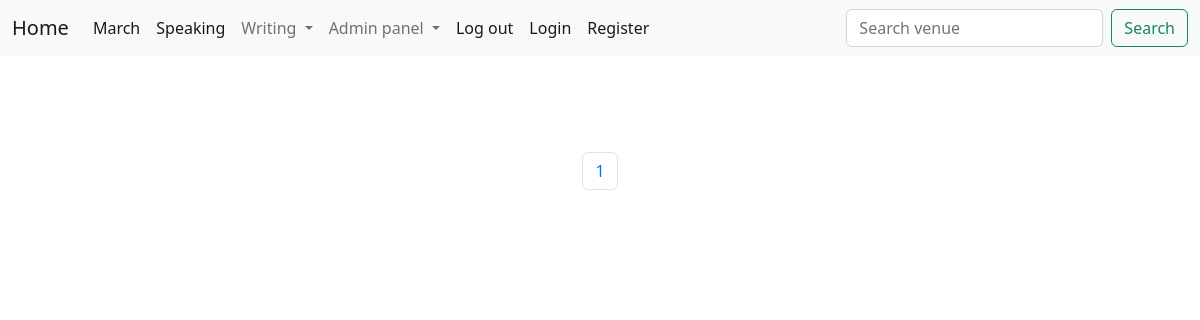
Before: /speakingpart1/ with the older database file.
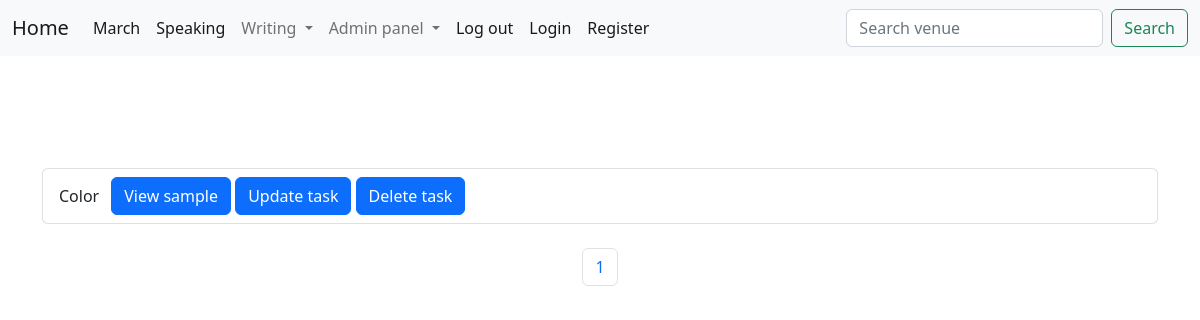
After: the same page with the newer database file.
### ielts/models.py (models this page shows, shortened)
class speakingpart1(models.Model):
    topic = models.ForeignKey(
        'SpeakingPartOneTopic',  default="unnamed", on_delete=models.CASCADE)
    question1 = models.CharField(max_length=255)
    answer1 = models.TextField()
    question2 = models.CharField(max_length=255, blank=True)
    answer2 = models.TextField(blank=True)
    question3 = models.CharField(max_length=255, blank=True)
    answer3 = models.TextField(blank=True)
    question4 = models.CharField(max_length=255, blank=True)
    answer4 = models.TextField(blank=True)
    question5 = models.CharField(max_length=255, blank=True)
    answer5 = models.TextField(blank=True)
    question6 = models.CharField(max_length=255, blank=True)
    answer6 = models.TextField(blank=True)
    question7 = models.CharField(max_length=255, blank=True)
    answer7 = models.TextField(blank=True)
    question8 = models.CharField(max_length=255, blank=True)
    answer8 = models.TextField(blank=True)

class SpeakingPartOneTopic(models.Model):
    title = models.CharField(max_length=255)

### ielts/views.py (the view)
# urls.py: path('speakingpart1/', SpeakingPart1Topic, name='speakingpart1'),
def SpeakingPart1Topic(request):
    listtask = speakingpart1.objects.all
    p = Paginator(speakingpart1.objects.all(), 2)
    page = request.GET.get('page')
    tasks = p.get_page(page)
    nums = "a" * tasks.paginator.num_pages
    return render(request, 'speaking/part1/part1topiclist.html',
                  {"listtask": listtask,
                   "tasks": tasks,
                   "nums": nums,
                   }
                  )

### ielts/templates/speaking/part1/part1topiclist.html (shortened to what this page needs)
{% extends "base.html" %}
{% block content %}
<br/>
<br/>
<br/>
{% for i in tasks %}
<ul class="list-group">
    <li class="list-group-item d-flex justify-content-between align-items-center">
        {{i.topic.title}}
       <div class="container"> <button type="button" class="btn btn-primary"><a class="dropdown-item" aria-current="page" href="#">View sample</a></button>
        <button type="button" class="btn btn-primary"><a class="dropdown-item" aria-current="page" href="#">Update task</a></button>
        <button type="button" class="btn btn-primary"><a class="dropdown-item" aria-current="page" href="#">Delete task</a></button>
    </div>
    </li>
</ul><br/>
{% endfor %}
<nav aria-label="Page navigation example">
    <ul class="pagination  justify-content-center">
{% for i in nums %}
    <li class="page-item"><a class="page-link"  href="?page={{forloop.counter}}">{{forloop.counter}}</a></li>
{% endfor %}
</ul>
</nav>
{% endblock %}

Changed rows visible on the page:
added speakingpart1: topic "Color"
